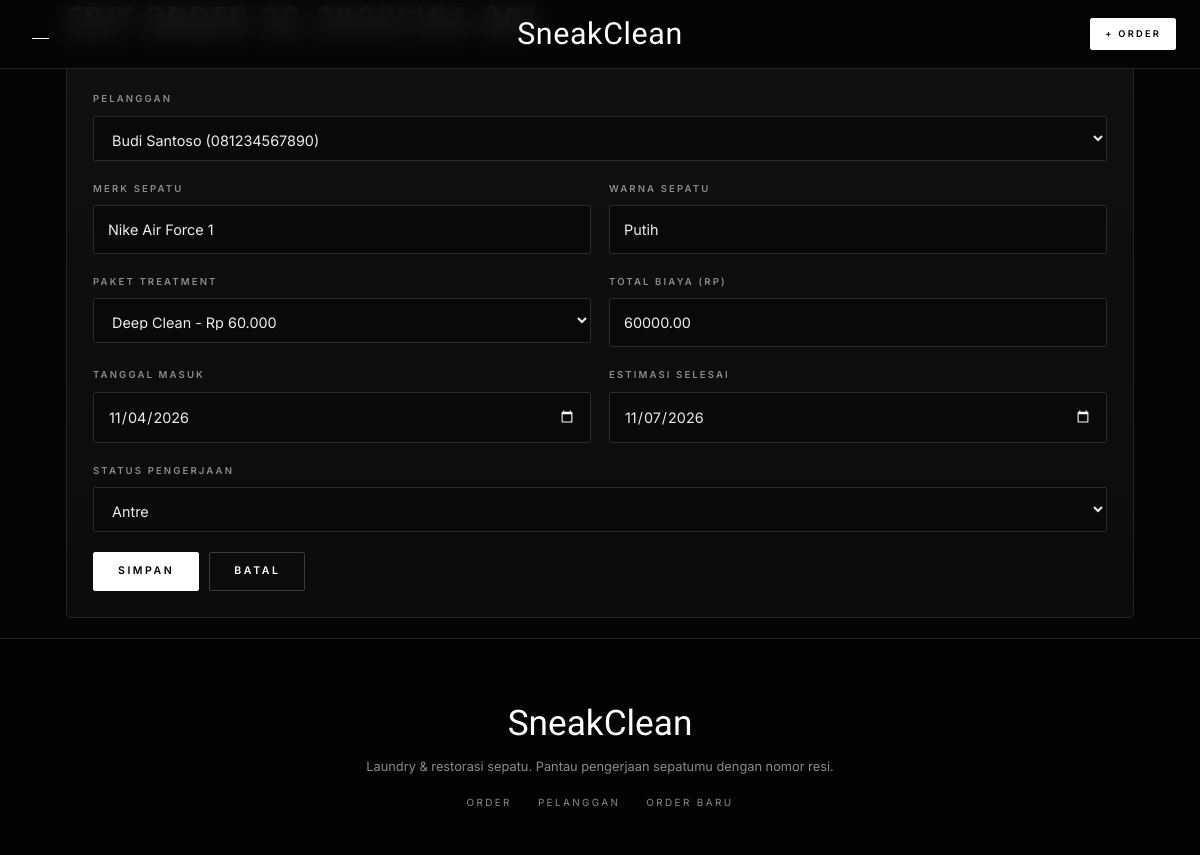
Screenshot of /public/order/edit/SC-20261104-001 with the database file from the repository.
### tables this page shows
CREATE TABLE IF NOT EXISTS order_laundry (
  no_resi           VARCHAR(25)  NOT NULL,
  id_pelanggan      INT UNSIGNED NOT NULL,
  merk_sepatu       VARCHAR(50)  NOT NULL,
  warna_sepatu      VARCHAR(30)  NOT NULL,
  paket_treatment   ENUM('Deep Clean','Fast Clean','Unyellowing') NOT NULL,
  tanggal_masuk     DATE         NOT NULL,
  estimasi_selesai  DATE         NOT NULL,
  total_biaya       DECIMAL(10,2) NOT NULL DEFAULT 0,
  status_pengerjaan ENUM('Antre','Dicuci','Pengeringan','Selesai') NOT NULL DEFAULT 'Antre',
  created_at        TIMESTAMP    NOT NULL DEFAULT CURRENT_TIMESTAMP,
  updated_at        TIMESTAMP    NOT NULL DEFAULT CURRENT_TIMESTAMP ON UPDATE CURRENT_TIMESTAMP,
  PRIMARY KEY (no_resi),
  KEY idx_order_pelanggan (id_pelanggan),
  KEY idx_order_status (status_pengerjaan),
  CONSTRAINT fk_order_pelanggan
    FOREIGN KEY (id_pelanggan) REFERENCES pelanggan (id_pelanggan)
    ON UPDATE CASCADE
    ON DELETE RESTRICT,
  CONSTRAINT chk_estimasi CHECK (estimasi_selesai >= tanggal_masuk),
  CONSTRAINT chk_biaya CHECK (total_biaya >= 0)
);

CREATE TABLE IF NOT EXISTS pelanggan (
  id_pelanggan INT UNSIGNED NOT NULL AUTO_INCREMENT,
  nama_lengkap VARCHAR(100) NOT NULL,
  no_telepon   VARCHAR(20)  NOT NULL,
  alamat       TEXT         NOT NULL,
  created_at   TIMESTAMP    NOT NULL DEFAULT CURRENT_TIMESTAMP,
  PRIMARY KEY (id_pelanggan),
  UNIQUE KEY uq_pelanggan_telepon (no_telepon)
);

### app/core/Controller.php (called while the page is built, shortened)
<?php
class Controller
{
    protected function view($view, $data = [])
    {
        extract($data);
        require __DIR__ . '/../views/layouts/header.php';
        require __DIR__ . "/../views/$view.php";
        require __DIR__ . '/../views/layouts/footer.php';
    }
}

### app/controllers/OrderController.php (called while the page is built, shortened)
<?php
class OrderController extends Controller
{
    private $order;
    private $pelanggan;
    public function __construct()
    {
        $this->order     = new Order();
        $this->pelanggan = new Pelanggan();
    }
    public function edit($resi = '')
    {
        $order = $this->order->find($resi);
        $this->view('order/form', [
            'title' => 'Edit Order', 'mode' => 'edit', 'errors' => [],
            'resi' => $resi, 'pelangganList' => $this->pelanggan->all(), 'data' => $order,
        ]);
    }
}

### app/core/Router.php (called while the page is built, shortened)
<?php
class Router
{
    public function dispatch()
    {
        $url   = trim($_GET['url'] ?? '', '/');
        $parts = $url === '' ? [] : explode('/', $url);
        $method = $parts[1] ?? 'index';
        $params = array_slice($parts, 2);
        call_user_func_array([new $class(), $method], $params);
    }
}

### public/index.php (called while the page is built, shortened)
<?php
require_once __DIR__ . '/../app/helpers.php';
spl_autoload_register(function ($class) {
    foreach (['core', 'controllers', 'models'] as $dir) {
        $file = __DIR__ . "/../app/$dir/$class.php";
        if (file_exists($file)) {
            return;
        }
    }
});
(new Router())->dispatch();

### app/helpers.php (called while the page is built, shortened)
<?php
function e($v) { return htmlspecialchars((string)$v, ENT_QUOTES, 'UTF-8'); }
function url($path = '') { return BASE_URL . '/' . ltrim($path, '/'); }

### app/models/Pelanggan.php (called while the page is built, shortened)
<?php
class Pelanggan
{
    private $db;
    public function __construct() { $this->db = Database::conn(); }
    public function all()
    {
        return $this->db->query('SELECT * FROM pelanggan ORDER BY nama_lengkap ASC')->fetchAll();
    }
}

### app/models/Order.php (called while the page is built, shortened)
<?php
class Order
{
    private $db;
    public function __construct() { $this->db = Database::conn(); }
    private function baseSelect()
    {
        return 'SELECT o.*, p.nama_lengkap, p.no_telepon, p.alamat
                FROM order_laundry o
                JOIN pelanggan p ON p.id_pelanggan = o.id_pelanggan';
    }
    public function find($resi)
    {
        $st = $this->db->prepare($this->baseSelect() . ' WHERE o.no_resi = ?');
        $st->execute([$resi]);
        return $st->fetch();
    }
}

### app/core/Database.php (called while the page is built)
<?php
class Database
{
    private static $pdo = null;
    public static function conn()
    {
        if (self::$pdo === null) {
            $dsn = 'mysql:host=' . DB_HOST . ';dbname=' . DB_NAME . ';charset=utf8mb4';
            try {
                self::$pdo = new PDO($dsn, DB_USER, DB_PASS, [
                    PDO::ATTR_ERRMODE            => PDO::ERRMODE_EXCEPTION,
                    PDO::ATTR_DEFAULT_FETCH_MODE => PDO::FETCH_ASSOC,
                    PDO::ATTR_EMULATE_PREPARES   => false,
                ]);
            } catch (PDOException $e) {
                die('Koneksi database gagal: ' . $e->getMessage());
            }
        }
        return self::$pdo;
    }
}

### app/views/order/form.php (the view, shortened to what this page needs)
<h1><?= $mode === 'edit' ? 'Edit Order ' . e($resi) : 'Tambah Order Baru' ?></h1>
<form class="card form" method="post"
      action="<?= $mode === 'edit' ? url('order/update/' . $resi) : url('order/store') ?>">
    <label>Pelanggan
        <select name="id_pelanggan" required>
            <?php foreach ($pelangganList as $p): ?>
                <option value="<?= $p['id_pelanggan'] ?>" <?= (int)$data['id_pelanggan'] === (int)$p['id_pelanggan'] ? 'selected' : '' ?>>
                    <?= e($p['nama_lengkap']) ?> (<?= e($p['no_telepon']) ?>)
                </option>
            <?php endforeach; ?>
        </select>
    </label>
    <div class="grid2">
        <label>Merk Sepatu
            <input type="text" name="merk_sepatu" value="<?= e($data['merk_sepatu']) ?>" required>
        </label>
        <label>Warna Sepatu
            <input type="text" name="warna_sepatu" value="<?= e($data['warna_sepatu']) ?>" required>
        </label>
    </div>
    <div class="grid2">
        <label>Paket Treatment
            <select name="paket_treatment" id="paket" required>
                <?php foreach (PAKET_LIST as $p): ?>
                    <option value="<?= e($p) ?>" data-harga="<?= HARGA_PAKET[$p] ?>"
                        <?= $data['paket_treatment'] === $p ? 'selected' : '' ?>><?= e($p) ?> - <?= rupiah(HARGA_PAKET[$p]) ?></option>
                <?php endforeach; ?>
            </select>
        </label>
        <label>Total Biaya (Rp)
            <input type="number" name="total_biaya" id="biaya" min="0" step="1000" value="<?= e($data['total_biaya']) ?>" required>
        </label>
    </div>
    <div class="grid2">
        <label>Tanggal Masuk
            <input type="date" name="tanggal_masuk" value="<?= e($data['tanggal_masuk']) ?>" required>
        </label>
        <label>Estimasi Selesai
            <input type="date" name="estimasi_selesai" value="<?= e($data['estimasi_selesai']) ?>" required>
        </label>
    </div>
    <label>Status Pengerjaan
        <select name="status_pengerjaan">
            <?php foreach (STATUS_LIST as $s): ?>
                <option value="<?= e($s) ?>" <?= $data['status_pengerjaan'] === $s ? 'selected' : '' ?>><?= e($s) ?></option>
            <?php endforeach; ?>
        </select>
    </label>
    <div class="form-actions">
        <button class="btn" type="submit">Simpan</button>
        <a class="btn btn-ghost" href="<?= url('order') ?>">Batal</a>
    </div>
</form>

### public/css/style.css (style rules this page uses)
:root { --bg:#050505; --card:#0d0d0d; --card2:#141414; --line:#232323; --ink:#ededed; --muted:#8a8a8a; --white:#fff; --teal:#0f4c47; --teal-d:#082b27; --copper:#d29a6a; --danger:#ff7b7b; --display:"Oswald","Bebas Neue","Arial Narrow",Impact,sans-serif; --script:"Yellowtail","Brush Script MT",cursive; --body:"Inter","Helvetica Neue",Arial,"Segoe UI",sans-serif; color-scheme:dark; }
* { box-sizing:border-box }
html { background:var(--bg);scroll-behavior:smooth }
body { margin:0;font-family:var(--body);background:var(--bg);color:var(--ink);line-height:1.6;-webkit-font-smoothing:antialiased }
a { color:var(--white);text-decoration:none }
h1,h2,h3 { font-family:var(--display);font-weight:500;text-transform:uppercase;letter-spacing:.02em;line-height:1.1;margin:0 }
main h1 { font-size:2.4rem;margin:0 0 22px }
.btn { display:inline-block;background:var(--white);color:#000!important;border:1px solid var(--white);border-radius:2px;padding:13px 24px; font:600 .66rem/1 var(--body);letter-spacing:.24em;text-transform:uppercase;cursor:pointer;transition:all .25s }
.btn-ghost { background:transparent;color:var(--white)!important;border-color:#3a3a3a }
.card { background:linear-gradient(180deg,#101010,#0b0b0b);border:1px solid var(--line);border-radius:4px;padding:26px;margin-bottom:20px }
input,select,textarea { width:100%;padding:12px 14px;background:#090909;color:var(--ink);border:1px solid #2a2a2a;border-radius:2px;font:inherit;font-size:.9rem;transition:border-color .25s,box-shadow .25s }
input::placeholder,textarea::placeholder { color:#555 }
.form label { display:block;margin-bottom:20px;font-size:.6rem;font-weight:600;letter-spacing:.22em;text-transform:uppercase;color:var(--muted) }
.form label>input,.form label>select,.form label>textarea { margin-top:9px;text-transform:none;letter-spacing:0;font-weight:400;color:var(--ink) }
.grid2 { display:grid;grid-template-columns:1fr 1fr;gap:18px }
.form-actions { display:flex;gap:10px;margin-top:8px }

### rows the page displays
order_laundry: id_pelanggan "Budi Santoso (081234567890)", merk_sepatu "Nike Air Force 1", warna_sepatu "Putih", paket_treatment "Deep Clean - Rp 60.000", total_biaya "60000.00", tanggal_masuk "11/04/2026", estimasi_selesai "11/07/2026"

### other values shown
form field status_pengerjaan "Antre"
